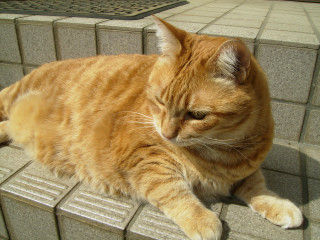
#> input picture cat.jpg, 320 x 240 px
$ python 07_image_roi.py cat.jpg   (Python 2 division)
#> lines starting #> are read from the running program, lines starting #| are printed output that depends on the picture
'''
python-opencv tutorial
Create image ROI(Region of Interest)
Usage:
    07_image_roi.py imagename

   Copyright Kouji Yatou <kouji.yatou@gmail.com>

   Licensed under the Apache License, Version 2.0 (the "License");
   you may not use this file except in compliance with the License.
   You may obtain a copy of the License at

       http://www.apache.org/licenses/LICENSE-2.0

   Unless required by applicable law or agreed to in writing, software
   distributed under the License is distributed on an "AS IS" BASIS,
   WITHOUT WARRANTIES OR CONDITIONS OF ANY KIND, either express or implied.
   See the License for the specific language governing permissions and
   limitations under the License.

'''

#import opencv library
import cv2
import sys
import numpy

argvs=sys.argv
if (len(argvs) != 2):
    print 'Usage: # python %s imagefilename' % argvs[0]
    quit()

imagefilename = argvs[1]
try:
    img=cv2.imread(imagefilename, 1)
#> img is the input picture: shape (240, 320, 3); mean B, G, R 90.7, 132.8, 153
except:
    print 'faild to load %s' % imagefilename
    quit()

imgshape=img.shape
#> imgshape = (240, 320, 3)
roiWidth=imgshape[1]/4
#> roiWidth = 80
roiHeight=imgshape[0]/4
#> roiHeight = 60
sx=imgshape[1]/2-roiWidth
#> sx = 80
sy=imgshape[0]/2-roiHeight
#> sy = 60
ex=imgshape[1]/2+roiWidth
#> ex = 240
ey=imgshape[0]/2+roiHeight
#> ey = 180

#extract roi as array
roi=img[sy:ey,sx:ex]
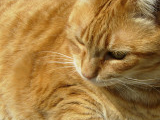
#> roi: shape (120, 160, 3); mean B, G, R 67.8, 127, 166.8

#invert roi area
img[sy:ey,sx:ex]=cv2.bitwise_not(roi)
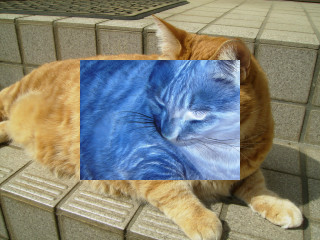
#> img: shape (240, 320, 3); mean B, G, R 120.6, 133, 133.4
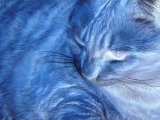
#> roi: shape (120, 160, 3); mean B, G, R 187.2, 128, 88.2

cv2.imshow('roi image',img)
cv2.waitKey(0)
cv2.destroyAllWindows()
